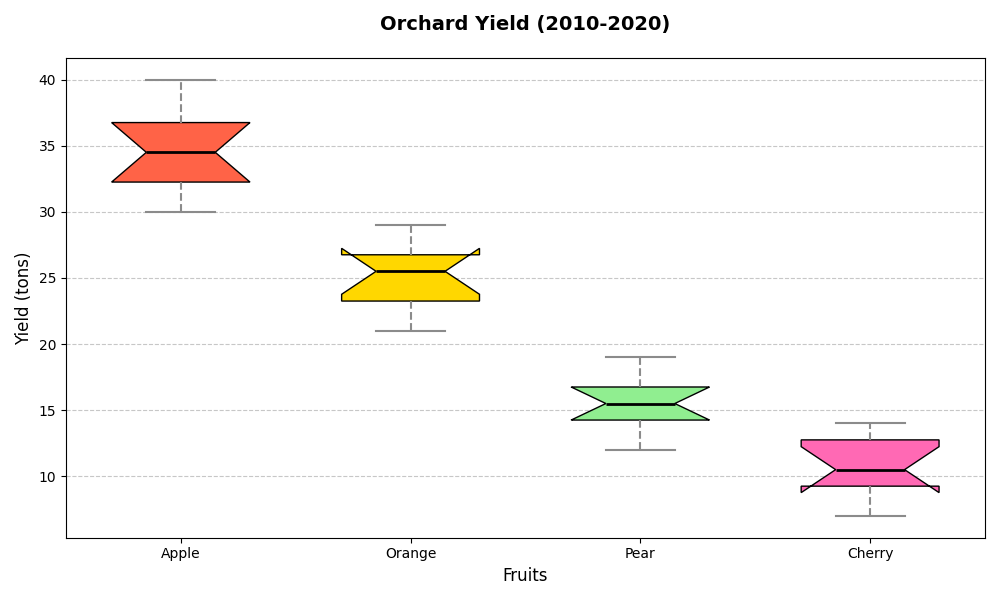

Generate this figure with Python:
import matplotlib.pyplot as plt
import numpy as np

# Annual fruit yields (in tons) from four orchards over 10 years
apple_yield = [30, 35, 40, 32, 33, 36, 38, 37, 34, 31]
orange_yield = [25, 28, 22, 26, 29, 24, 21, 27, 23, 26]
pear_yield = [15, 17, 13, 18, 16, 14, 19, 12, 16, 15]
cherry_yield = [10, 13, 9, 11, 14, 8, 7, 10, 12, 13]

# Data for the box plot
data = [apple_yield, orange_yield, pear_yield, cherry_yield]

# Fruit labels
fruit_labels = ['Apple', 'Orange', 'Pear', 'Cherry']

# Create the figure and axis
fig, ax = plt.subplots(figsize=(10, 6))

# Create the box plot
boxplot = ax.boxplot(data, vert=True, patch_artist=True, labels=fruit_labels, widths=0.6, notch=True)

# Customize colors for each fruit box
colors = ['#FF6347', '#FFD700', '#90EE90', '#FF69B4']
for patch, color in zip(boxplot['boxes'], colors):
    patch.set_facecolor(color)

# Customize whiskers, caps, and medians
for whisker in boxplot['whiskers']:
    whisker.set(color='#8B8B8B', linewidth=1.5, linestyle='--')

for cap in boxplot['caps']:
    cap.set(color='#8B8B8B', linewidth=1.5)

for median in boxplot['medians']:
    median.set(color='black', linewidth=2)

# Title and labels
ax.set_title("Orchard Yield (2010-2020)", fontsize=14, fontweight='bold', pad=20)
ax.set_xlabel('Fruits', fontsize=12)
ax.set_ylabel('Yield (tons)', fontsize=12)

# Add grids
ax.yaxis.grid(True, linestyle='--', alpha=0.7)
ax.set_axisbelow(True)

# Annotations for outliers
for i, line in enumerate(boxplot['fliers']):
    y = line.get_ydata()
    x = line.get_xdata()
    for (xi, yi) in zip(x, y):
        ax.text(xi, yi, f'{yi}', va='bottom', ha='right', fontsize=8, color=colors[i % len(colors)], alpha=0.8)

# Adjust layout
plt.tight_layout()

# Show the chart
plt.show()
